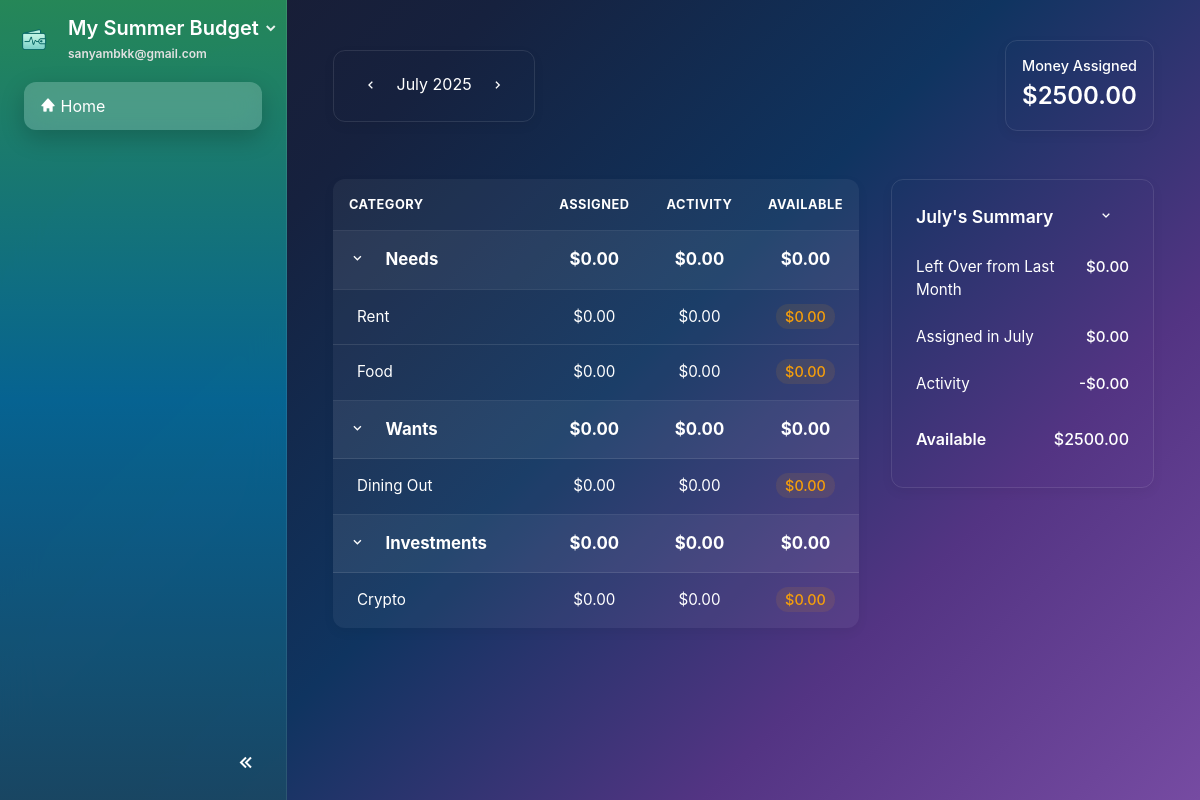
Screenshot of / (signed in) with the database file from the repository.
### website/models.py (models this page shows, shortened)
class Plan(db.Model):
    id             = db.Column(db.Integer, primary_key=True)
    name           = db.Column(db.String(100), nullable=False)
    monthly_income = db.Column(db.Float)
    budget_pref    = db.Column(JSON)  # e.g., {"needs": 50, "wants": 30, "savings": 20}
    user_id        = db.Column(db.Integer, db.ForeignKey('user.id'), nullable=False)

class User(db.Model, UserMixin):
    id         = db.Column(db.Integer, primary_key=True)
    email      = db.Column(db.String(150), unique=True, nullable=False)
    password   = db.Column(db.String(150))
    first_name = db.Column(db.String(150))
    last_name  = db.Column(db.String(150))
    date_created = db.Column(db.DateTime(timezone=True), default=func.now())
    active_plan_id = db.Column(db.Integer, db.ForeignKey('plan.id'), nullable=True)
    profile_complete = db.Column(db.Boolean, default=False)
    theme = db.Column(db.String(50), nullable=False, default='system')
    notes = db.relationship('Note', backref='user', lazy=True)
    plans = db.relationship('Plan', foreign_keys=[Plan.user_id], backref='user', lazy=True, cascade="all, delete-orphan")
    active_plan = db.relationship('Plan', foreign_keys=[active_plan_id], post_update=True)

class BudgetCategory(db.Model):
    id = db.Column(db.Integer, primary_key=True)
    name = db.Column(db.String(100), nullable=False)
    icon = db.Column(db.String(50), default='bx-category')
    main_category = db.Column(db.String(50), nullable=False)  # 'needs', 'wants', 'bills', 'investments'
    assigned_amount = db.Column(db.Float, default=0.0)
    spent_amount = db.Column(db.Float, default=0.0)
    plan_id = db.Column(db.Integer, db.ForeignKey('plan.id'), nullable=False)
    created_date = db.Column(db.DateTime(timezone=True), default=func.now())
    plan = db.relationship('Plan', backref=db.backref('categories', lazy=True, cascade="all, delete-orphan"))
    transactions = db.relationship('Transaction', backref='category', lazy=True, cascade="all, delete-orphan")
    @property
    def available_amount(self):
        return self.assigned_amount - self.spent_amount

### website/views.py (the view, shortened to what this page needs)
@views.route('/<int:year>/<int:month>')
@views.route('/')
@login_required
def home(year=None, month=None):
    if not current_user.profile_complete or not current_user.active_plan:
        return redirect(url_for('onboard.show_form'))
    plan = current_user.active_plan
    if year is None or month is None:
        today = datetime.datetime.now()
        year, month = today.year, today.month
    try:
        display_date = datetime.datetime(year, month, 1)
    except ValueError:
        today = datetime.datetime.now()
        year, month = today.year, today.month
        display_date = today
    display_month_str = display_date.strftime('%B')
    user_join_date = current_user.date_created
    if user_join_date is None:
        user_join_date = datetime.datetime.now()
        current_user.date_created = user_join_date
        db.session.commit()
    is_first_month = (display_date.year == user_join_date.year and display_date.month == user_join_date.month)
    previous_month_date = display_date - relativedelta(months=1)
    prev_month_int = previous_month_date.month
    prev_month_year = previous_month_date.year
    rollover_amount = 0.0
    categories = BudgetCategory.query.filter_by(plan_id=plan.id).all()
    monthly_budgets_map = {}
    for cat in categories:
        mb = MonthlyBudget.query.filter_by(plan_id=plan.id, category_id=cat.id, month=month, year=year).first()
        if not mb:
            mb = MonthlyBudget(plan_id=plan.id, category_id=cat.id, month=month, year=year,
                               assigned_amount=cat.assigned_amount, spent_amount=0)
            db.session.add(mb)
        monthly_budgets_map[cat.id] = mb
    db.session.commit()
    organized_categories = {'needs': [], 'wants': [], 'investments': []}
    total_assigned = 0
    total_spent = 0
    for category in categories:
        mb = monthly_budgets_map.get(category.id)
        if mb:
            category.assigned_amount = mb.assigned_amount
            spent = db.session.query(func.sum(Transaction.amount)).filter(
                Transaction.category_id == category.id,
                func.extract('month', Transaction.transaction_date) == month,
                func.extract('year', Transaction.transaction_date) == year
            ).scalar() or 0
            mb.spent_amount = abs(spent)
            category.spent_amount = abs(spent)
        total_assigned += category.assigned_amount
        total_spent += category.spent_amount
        if category.main_category in organized_categories:
            organized_categories[category.main_category].append(category)
    db.session.commit()
    category_totals = {}
    for main_cat, cats in organized_categories.items():
        category_totals[main_cat] = {
            'assigned': sum(c.assigned_amount for c in cats),
            'spent': sum(c.spent_amount for c in cats),
            'available': sum(c.available_amount for c in cats)
        }
    money_to_be_assigned = plan.monthly_income + rollover_amount
    available_amount = money_to_be_assigned - total_assigned
    all_categories = sorted([cat for cat in categories if cat.spent_amount > 0], key=lambda x: x.spent_amount, reverse=True)
    top_spending_categories = all_categories[:5]
    prev_month_date = display_date - relativedelta(months=1)
    next_month_date = display_date + relativedelta(months=1)
    return render_template("home.html",
                         plan=plan,
                         categories=organized_categories,
                         category_totals=category_totals,
                         current_month=display_month_str,
                         current_year=year,
                         prev_month=prev_month_date.month,
                         prev_year=prev_month_date.year,
                         next_month=next_month_date.month,
                         next_year=next_month_date.year,
                         is_first_month=is_first_month,
                         total_assigned=total_assigned,
                         total_spent=total_spent,
                         available_amount=available_amount,
                         rollover_amount=rollover_amount,
                         money_to_be_assigned=money_to_be_assigned,
                         top_spending_categories=top_spending_categories)

### website/templates/home.html (shortened to what this page needs)
{% extends "base.html" %}
{% block content %}
<div class="container-fluid mt-4">
    <div class="top-bar">
        <div class="month-selector">
            <a href="{{ url_for('views.home', year=prev_year, month=prev_month) }}" class="btn btn-nav"><i class='bx bx-chevron-left'></i></a>
            <span class="current-month">{{ current_month }} {{ current_year }}</span>
            <a href="{{ url_for('views.home', year=next_year, month=next_month) }}" class="btn btn-nav"><i class='bx bx-chevron-right'></i></a>
        </div>
        <div class="total-assigned-card">
            <h5 class="card-title">Money Assigned</h5>
            <p class="card-text">${{ "%.2f"|format(available_amount) }}</p>
        </div>
    </div>
    <div class="main-content-grid">
        <div class="budget-table-container">
            <table class="budget-table">
                <thead>
                    <tr>
                        <th class="col-category">CATEGORY</th>
                        <th class="col-assigned">ASSIGNED</th>
                        <th class="col-activity">ACTIVITY</th>
                        <th class="col-available">AVAILABLE</th>
                    </tr>
                </thead>
                <tbody>
                    {% for main_category, sub_categories in categories.items() %}
                    <tr class="main-category-row" data-toggle="collapse" data-target=".sub-{{ main_category|replace(' ', '-') }}">
                        <td>
                            <span class="toggle-icon">
                                <i class="bx bx-chevron-down"></i>
                            </span>
                            <strong>{{ main_category.capitalize() }}</strong>
                        </td>
                        <td class="col-assigned"><strong>${{ "%.2f"|format(category_totals[main_category]['assigned']) }}</strong></td>
                        <td class="col-activity"><strong>${{ "%.2f"|format(category_totals[main_category]['spent']) }}</strong></td>
                        <td class="col-available"><strong>${{ "%.2f"|format(category_totals[main_category]['available']) }}</strong></td>
                    </tr>
                    {%- for sub in sub_categories %}
                    <tr class="sub-category-row sub-{{ main_category|replace(' ', '-') }} collapse show">
                        <td class="pl-4">
                            {{ sub.name }}
                        </td>
                        <td class="col-assigned assigned-value" data-id="{{ sub.id }}" contenteditable="true">${{ "%.2f"|format(sub.assigned_amount) }}</td>
                        <td class="col-activity">${{ "%.2f"|format(sub.spent_amount) }}</td>
                        <td class="col-available">
                            <span class="money-badge {% if sub.available_amount > 0 %}positive{% elif sub.available_amount == 0 %}zero{% else %}negative{% endif %}">
                                ${{ "%.2f"|format(sub.available_amount) }}
                            </span>
                        </td>
                    </tr>
                    {%- endfor %}
                    {%- endfor %}
                </tbody>
            </table>
        </div>
        <div class="right-panel">
            <div class="summary-card">
                <div class="summary-header">
                    <h5>{{ current_month }}'s Summary</h5>
                    <span class="toggle-icon">
                        <i class="bx bx-chevron-down"></i>
                    </span>
                </div>
                <div class="summary-body">
                    <div class="summary-item">
                        <span>Left Over from Last Month</span>
                        <span class="amount">${{ "%.2f"|format(rollover_amount) }}</span>
                    </div>
                    <div class="summary-item">
                        <span>Assigned in {{ current_month }}</span>
                        <span class="amount">${{ "%.2f"|format(total_assigned) }}</span>
                    </div>
                    <div class="summary-item">
                        <span>Activity</span>
                        <span class="amount">-${{ "%.2f"|format(total_spent) }}</span>
                    </div>
                    <div class="summary-item summary-total">
                        <span>Available</span>
                        <span class="amount">${{ "%.2f"|format(available_amount) }}</span>
                    </div>
                </div>
            </div>
        </div>
    </div>
</div>
{% endblock %}

### website/templates/base.html (shortened to what this page needs)
<!DOCTYPE html>
<html lang="en" data-initial-theme="{{ current_user.theme if current_user.is_authenticated else 'system' }}">
<head>
    <link rel="stylesheet" href="https://stackpath.bootstrapcdn.com/bootstrap/4.4.1/css/bootstrap.min.css"/>
    <link rel="stylesheet" href="https://stackpath.bootstrapcdn.com/font-awesome/4.7.0/css/font-awesome.min.css"/>
    <link href="https://unpkg.com/boxicons@2.1.4/css/boxicons.min.css" rel="stylesheet">
    <link href="{{ url_for('static', filename='css/general.css') }}" rel="stylesheet">
    <link href="{{ url_for('static', filename='css/sidebar.css') }}" rel="stylesheet">
    <link href="{{ url_for('static', filename='css/buttons.css') }}" rel="stylesheet">
    <link href="{{ url_for('static', filename='css/dashboard.css') }}" rel="stylesheet">
    <link href="{{ url_for('static', filename='css/auth.css') }}" rel="stylesheet">
    <link href="{{ url_for('static', filename='css/dark-theme.css') }}" rel="stylesheet">
    <link href="{{ url_for('static', filename='css/account_settings.css') }}" rel="stylesheet">
</head>
{% set hide_sidebar = hide_sidebar | default(false) %}
<body id="page-body" class="d-flex {{ '' if hide_sidebar else 'with-sidebar' }} {% block page_class %}{% endblock %}">
    {% if not hide_sidebar %}
    <nav id="sidebar" class="text-white flex-column">
        <div class="sidebar-header px-3 py-3">
            <div class="d-flex align-items-center">
                <img src="{{ url_for('static', filename='images/logo.png') }}" alt="App logo" class="logo-img mr-3">
                <div class="flex-grow-1">
                    <div class="dropdown">
                        <a id="planDropdown"
                            href="#"
                            class="dropdown-toggle text-white text-decoration-none"
                            data-toggle="dropdown"
                            aria-haspopup="true"
                            aria-expanded="false">
                            <h5 class="mb-0">
                                <span class="sidebar-text">{{ current_user.active_plan.name if current_user.active_plan else 'Create a Plan' }}</span>
                            </h5>
                            <i class="bx bxs-chevron-down toggle-arrow"></i>
                        </a>
                    </div>
                    <small class="email-white sidebar-text">{{ current_user.email }}</small>
                </div>
            </div>
        </div>
        <ul class="nav flex-column px-3">
            <li class="nav-item">
                <a class="nav-link {% if request.path == url_for('views.home') %}active{% endif %}" href="{{ url_for('views.home') }}">
                    <i class='bx bxs-home'></i> <span class="sidebar-text">Home</span>
                </a>
            </li>
        </ul>
        <div class="sidebar-footer">
            <button id="sidebar-toggle" class="btn btn-link">
                <i class='bx bx-chevrons-left'></i>
            </button>
        </div>
    </nav>
    {% endif %}
    <div id="content-wrapper" class="w-100">
        <div class="container-fluid">
            {% block content %} {% endblock %}
        </div>
    </div>
</body>
</html>

### rows the page displays
Plan: active_plan "My Summer Budget"
User: email "sanyambkk@gmail.com"
BudgetCategory: name "Rent", assigned_amount "0.00", spent_amount "0.00", available_amount "0.00"
BudgetCategory: name "Food", assigned_amount "0.00", spent_amount "0.00", available_amount "0.00"
BudgetCategory: capitalize "Wants", category_totals "0.00", name "Dining Out", assigned_amount "0.00", spent_amount "0.00", available_amount "0.00"
BudgetCategory: capitalize "Investments", category_totals "0.00", name "Crypto", assigned_amount "0.00", spent_amount "0.00", available_amount "0.00"

### other values shown
{{ current_month }} "July"
{{ current_year }} "2025"
{{ "%.2f"|format(available_amount) }} "2500.00"
{{ main_category.capitalize() }} "Needs"
{{ "%.2f"|format(category_totals[main_category]['assigned']) }} "0.00"
{{ "%.2f"|format(category_totals[main_category]['spent']) }} "0.00"
{{ "%.2f"|format(category_totals[main_category]['available']) }} "0.00"
{{ "%.2f"|format(rollover_amount) }} "0.00"
{{ "%.2f"|format(total_assigned) }} "0.00"
{{ "%.2f"|format(total_spent) }} "0.00"
